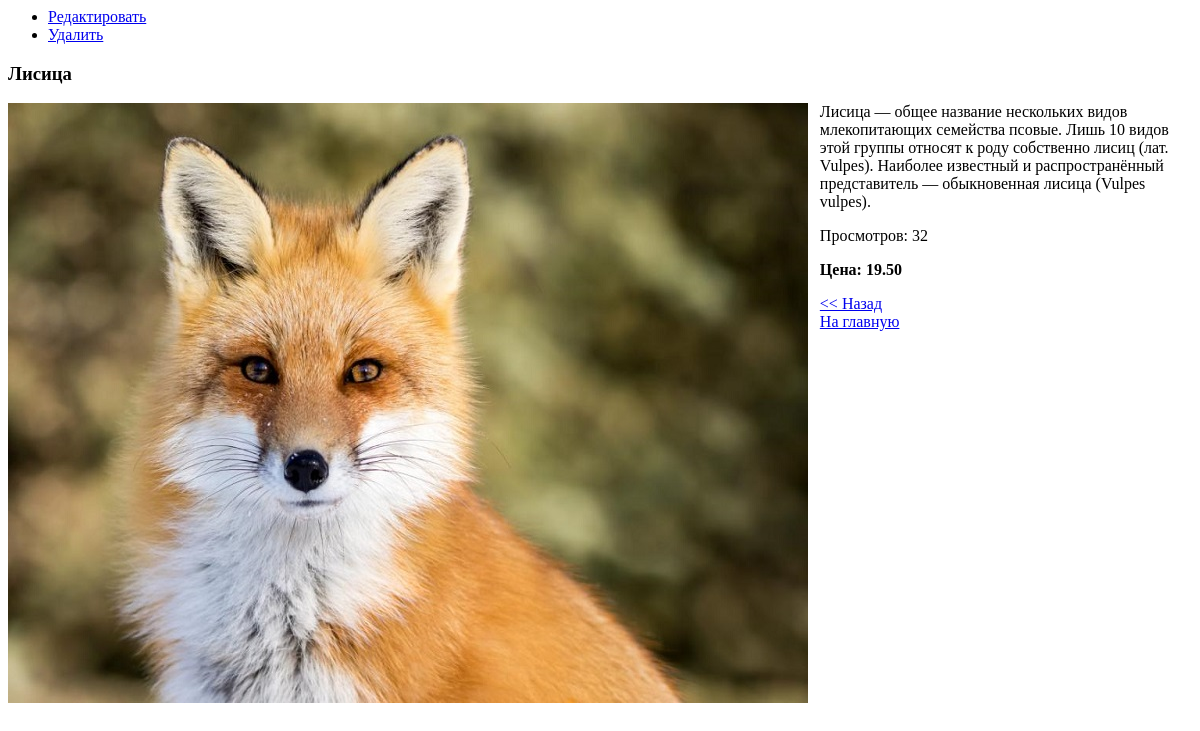
The app's page /image.php?id=2, older data.
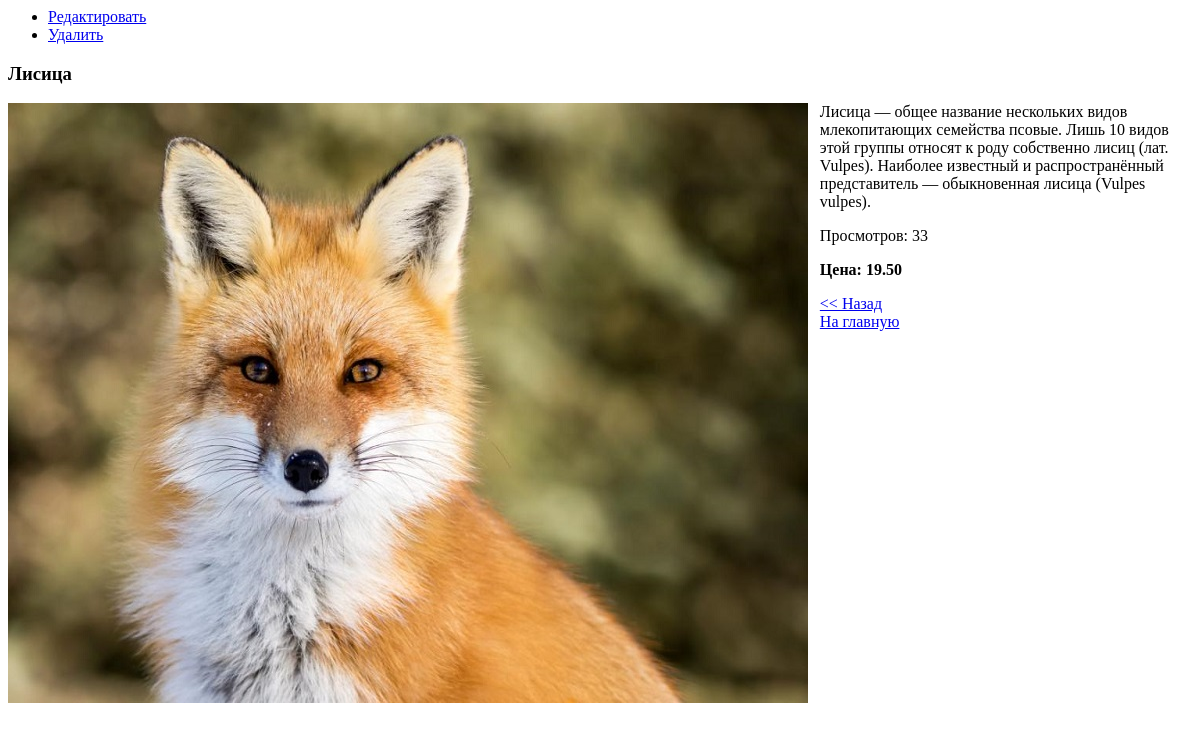
The same page, newer data.
### tables this page shows
CREATE TABLE `gallery` (
  `id` smallint(5) UNSIGNED NOT NULL COMMENT 'id товара',
  `id_category` smallint(5) NOT NULL COMMENT 'id категории товара',
  `url` varchar(255) NOT NULL COMMENT 'Расположение фотографии животного',
  `size` int(10) UNSIGNED NOT NULL COMMENT 'Размер в байтах демонстрационной картинки',
  `name` varchar(255) NOT NULL COMMENT 'Наименование товара',
  `description` varchar(1024) DEFAULT NULL COMMENT 'Описание товара',
  `views` smallint(5) DEFAULT NULL COMMENT 'Количество просмотров',
  `price` decimal(5,2) UNSIGNED NOT NULL COMMENT 'Цена товара'
);

### engine/db.php (called while the page is built, shortened)
<?php
function createConnection()
{
    $db = mysqli_connect(DB_HOST, DB_USER, DB_PASS, DB_NAME);
    mysqli_set_charset($db, 'utf8');
    return $db;
}
function execQuery($sql, $db=null): int
{
    if (!$db) {
        $db = createConnection();
    }
    $result = mysqli_query($db, $sql);
    return $result;
}
function getAssocResult($sql)
{
    $db = createConnection();
    $result = mysqli_query($db, $sql);
    $arrayResult = [];
    while ($row = mysqli_fetch_assoc($result)) {
        $arrayResult[] = $row;
    }
    return $arrayResult;
}
function getSingle($sql)
{
    $result = getAssocResult($sql);
    return $result[0];
}

### engine/gallery.php (called while the page is built, shortened)
<?php
function getImage($id)
{
    $id = (int)$id;
    $sql = "SELECT * FROM `gallery` WHERE `id` = $id";
    return getSingle($sql);
}
function showImage($id)
{
    $id = (int)$id;
    $image = getImage($id);
    $image['views']++;
    return render(TEMPLATES_DIR . 'product.tpl', $image);
}
function updateViews(
    $id,
    $views
)
{
    $id = (int)$id;
    $viewsStr = strval($views);
    $sql = "UPDATE `gallery` SET `views`=$viewsStr WHERE `id` = $id";
    return execQuery($sql);
}

### engine/functions.php (called while the page is built, shortened)
<?php
function render($file, $variables = [])
{
	$templateContent = file_get_contents($file);
	foreach ($variables as $varName => $varValue) {
		$varName = '{{' . strtoupper($varName) . '}}';
		$templateContent = str_replace($varName, $varValue, $templateContent);
	}
	return $templateContent;
}

### public/image.php (the view, shortened to what this page needs)
<?php
$id = isset($_GET['id']) ? $_GET['id'] : false;
$id = (int)$id;
echo  showImage($id);

Row changes from the older to the newer data that the page shows:
changed gallery: showImage($id) "…лисица (Vulpes vulpes). Просмотров: 32 Цена: 19.50 << Назад…" → "…лисица (Vulpes vulpes). Просмотров: 33 Цена: 19.50 << Назад…"
